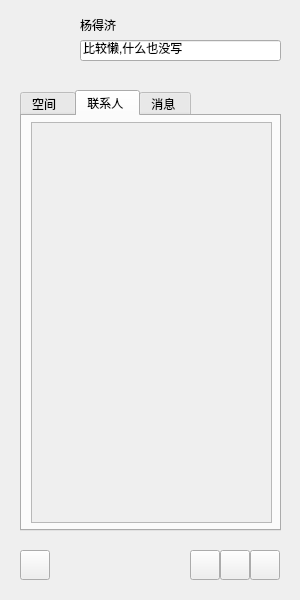
<?xml version="1.0" encoding="UTF-8"?>
<ui version="4.0">
 <class>MainWindow</class>
 <widget class="QMainWindow" name="MainWindow">
  <property name="geometry">
   <rect>
    <x>0</x>
    <y>0</y>
    <width>300</width>
    <height>600</height>
   </rect>
  </property>
  <property name="minimumSize">
   <size>
    <width>300</width>
    <height>600</height>
   </size>
  </property>
  <property name="maximumSize">
   <size>
    <width>300</width>
    <height>600</height>
   </size>
  </property>
  <property name="windowTitle">
   <string>MainWindow</string>
  </property>
  <widget class="QWidget" name="centralwidget">
   <widget class="QPushButton" name="pb_icon">
    <property name="geometry">
     <rect>
      <x>10</x>
      <y>10</y>
      <width>60</width>
      <height>60</height>
     </rect>
    </property>
    <property name="text">
     <string/>
    </property>
    <property name="icon">
     <iconset resource="resource.qrc">
      <normaloff>:/tx/6.png</normaloff>:/tx/6.png</iconset>
    </property>
    <property name="iconSize">
     <size>
      <width>60</width>
      <height>60</height>
     </size>
    </property>
    <property name="autoExclusive">
     <bool>false</bool>
    </property>
    <property name="flat">
     <bool>true</bool>
    </property>
   </widget>
   <widget class="QLabel" name="lb_name">
    <property name="geometry">
     <rect>
      <x>80</x>
      <y>10</y>
      <width>61</width>
      <height>30</height>
     </rect>
    </property>
    <property name="text">
     <string>杨得济</string>
    </property>
   </widget>
   <widget class="QLineEdit" name="le_feeling">
    <property name="geometry">
     <rect>
      <x>80</x>
      <y>40</y>
      <width>201</width>
      <height>21</height>
     </rect>
    </property>
    <property name="text">
     <string>比较懒,什么也没写</string>
    </property>
   </widget>
   <widget class="QTabWidget" name="tw_page">
    <property name="geometry">
     <rect>
      <x>20</x>
      <y>90</y>
      <width>261</width>
      <height>441</height>
     </rect>
    </property>
    <property name="currentIndex">
     <number>1</number>
    </property>
    <widget class="QWidget" name="page_space">
     <attribute name="title">
      <string>空间  </string>
     </attribute>
    </widget>
    <widget class="QWidget" name="page_friend">
     <attribute name="title">
      <string>联系人 </string>
     </attribute>
     <widget class="QScrollArea" name="scrollArea">
      <property name="geometry">
       <rect>
        <x>9</x>
        <y>6</y>
        <width>241</width>
        <height>401</height>
       </rect>
      </property>
      <property name="widgetResizable">
       <bool>true</bool>
      </property>
      <widget class="QWidget" name="scrollAreaWidgetContents">
       <property name="geometry">
        <rect>
         <x>0</x>
         <y>0</y>
         <width>239</width>
         <height>399</height>
        </rect>
       </property>
       <layout class="QVBoxLayout" name="verticalLayout">
        <property name="leftMargin">
         <number>0</number>
        </property>
        <property name="topMargin">
         <number>3</number>
        </property>
        <property name="rightMargin">
         <number>0</number>
        </property>
        <property name="bottomMargin">
         <number>3</number>
        </property>
        <item>
         <widget class="QWidget" name="wdg_list" native="true"/>
        </item>
        <item>
         <spacer name="verticalSpacer">
          <property name="orientation">
           <enum>Qt::Vertical</enum>
          </property>
          <property name="sizeHint" stdset="0">
           <size>
            <width>20</width>
            <height>373</height>
           </size>
          </property>
         </spacer>
        </item>
       </layout>
      </widget>
     </widget>
    </widget>
    <widget class="QWidget" name="page_message">
     <attribute name="title">
      <string>消息 </string>
     </attribute>
    </widget>
   </widget>
   <widget class="QPushButton" name="pb_menu">
    <property name="geometry">
     <rect>
      <x>20</x>
      <y>550</y>
      <width>30</width>
      <height>30</height>
     </rect>
    </property>
    <property name="text">
     <string/>
    </property>
   </widget>
   <widget class="QPushButton" name="pb_tool1">
    <property name="geometry">
     <rect>
      <x>190</x>
      <y>550</y>
      <width>30</width>
      <height>30</height>
     </rect>
    </property>
    <property name="text">
     <string/>
    </property>
   </widget>
   <widget class="QPushButton" name="pb_tool2">
    <property name="geometry">
     <rect>
      <x>220</x>
      <y>550</y>
      <width>30</width>
      <height>30</height>
     </rect>
    </property>
    <property name="text">
     <string/>
    </property>
   </widget>
   <widget class="QPushButton" name="pb_tool3">
    <property name="geometry">
     <rect>
      <x>250</x>
      <y>550</y>
      <width>30</width>
      <height>30</height>
     </rect>
    </property>
    <property name="text">
     <string/>
    </property>
   </widget>
  </widget>
 </widget>
 <resources>
  <include location="resource.qrc"/>
 </resources>
 <connections/>
</ui>
